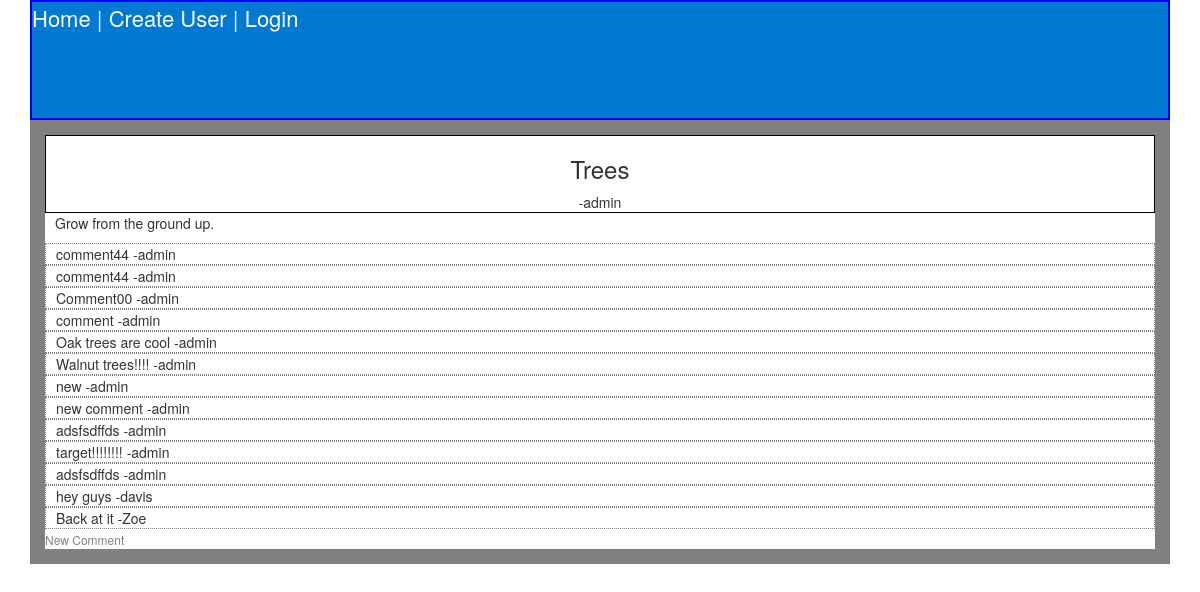
/posts/3/, run on the app's committed database.
### app/models.py (models this page shows, shortened)
class Post(models.Model):
    title = models.CharField(max_length = 40)
    description =  models.CharField(max_length = 255)
    body = models.TextField()
    url = models.URLField(max_length = 250, null=True, blank=True)
    creation_time = models.DateTimeField(auto_now_add=True)
    modification_time = models.DateTimeField(auto_now=True)
    subreddit = models.ForeignKey(Subreddit)
    user = models.ForeignKey(User)
    @property
    def is_hot(self):
        first = self.creation_time
        second = (timezone.now() - timedelta(hours=3))
        com = Comment.objects.filter(post=self).filter(created_time__gt = (datetime.now() - timedelta(hours=3)))
        if com.count() > 3:
            return True
        else:
            return False
    def __str__(self):
        return self.title

class Comment(models.Model):
    text = models.TextField()
    user = models.ForeignKey(User)
    post = models.ForeignKey(Post)
    created_time = models.DateTimeField(auto_now_add=True)
    modified_time = models.DateTimeField(auto_now=True)

### app/views.py (the view)
# urls.py: url(r'^posts/(?P<pk>\d+)/$', CommentListView.as_view(), name="comment_list_view"),
class CommentListView(ListView):
    model = Comment
    def get_context_data(self):
        context = super().get_context_data()
        context["post"] = Post.objects.get(id=self.kwargs['pk'])
        return context
    def get_queryset(self):
        return Comment.objects.filter(post = self.kwargs['pk'])

### templates/app/comment_list.html (shortened to what this page needs)
{% extends 'base.html'%}
{% block content%}
<div class="title">
<h3>{{post}}</h3>  -{{ post.user }}</div>
<div class="post">
{{post.body}}
</div>
<div class="comment_section">
{% for com in object_list %}
<div class="comment">
  {{ com.text }} -{{ com.user }} <br>
</div>
{% endfor %}
<a href="{% url 'comment_create_view' post.id %}">New Comment</a>
</div>
{% endblock %}

### app/static/css/theme.css (style rules this page uses)
.container a:link { color: grey; font-size: 20px; }
.title { text-align: center; border: solid 1px black; padding-right: 10px; padding-left: 10px; }
.post { padding-left: 10px; }
.comment_section a:link { font-size: 12px; }
.comment { border: dotted 1px grey; padding-left: 10px; }

### data on the page
Post: title "Trees", user "admin", body "Grow from the ground up."
Comment: text "comment44", user "admin"
Comment: text "comment44", user "admin"
Comment: text "Comment00", user "admin"
Comment: text "comment", user "admin"
Comment: text "Oak trees are cool", user "admin"
Comment: text "Walnut trees!!!!", user "admin"
Comment: text "new", user "admin"
Comment: text "new comment", user "admin"
Comment: text "adsfsdffds", user "admin"
Comment: text "target!!!!!!!!", user "admin"
Comment: text "adsfsdffds", user "admin"
Comment: text "hey guys", user "davis"
Comment: text "Back at it", user "Zoe"
